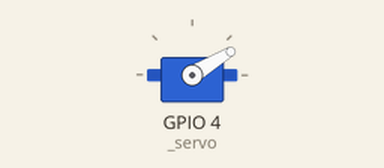
A program run on a simulated ESP8266 board running MicroPython. On the bench: servo. Servo angles are drawn from the pulse width (0.5 ms = 0°, 2.5 ms = 180°). At 0.9 s the program stops and its outputs stay as they are.

Above: at 0.15 s.
At 1.0 s:
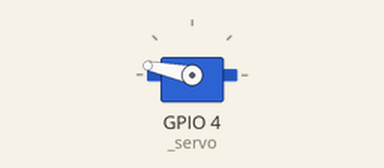
Timing chart, 0 to 2.4 s (numbered marks = the images above):
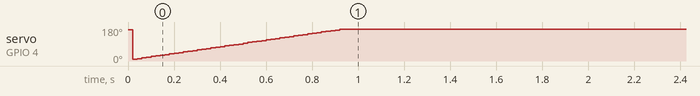

The program:

demo_pwm_servo.py
```python
from machine import Pin, PWM
import time

_servo = Pin(4) # D2
_pwm = PWM(_servo)

_fq = 50
_dc  = 120
_pwm.freq(_fq)
_pwm.duty(_dc)

for _dc in range(30,122,1):
	_pwm.duty(_dc)
	time.sleep_ms(10)
```
